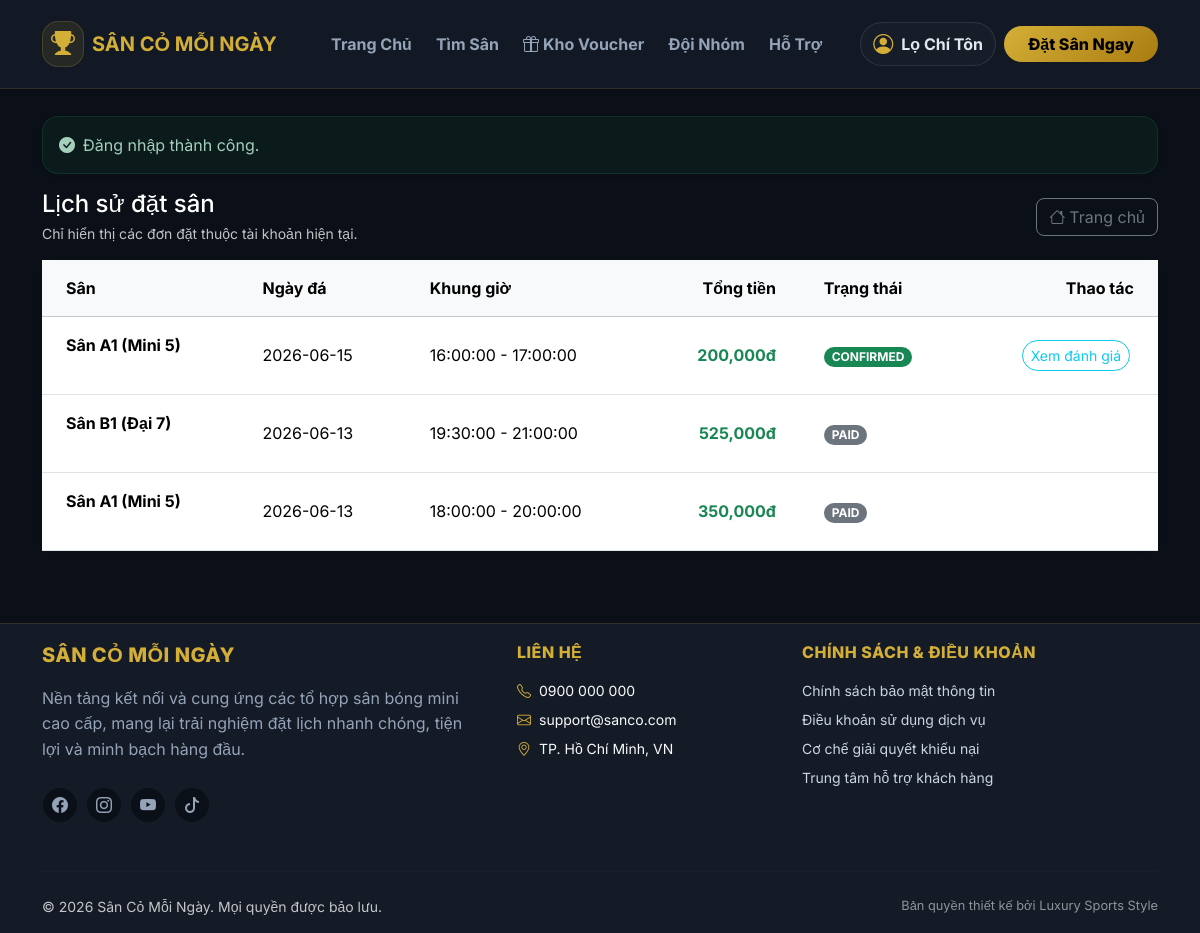
The page /index.php?controller=booking&action=history (signed in) on the database its author committed.
### tables this page shows
CREATE TABLE IF NOT EXISTS `bookings` (
  `id` int NOT NULL AUTO_INCREMENT,
  `user_id` int DEFAULT NULL,
  `voucher_id` int DEFAULT NULL,
  `pitch_id` int NOT NULL,
  `customer_name` varchar(255) NOT NULL,
  `customer_phone` varchar(20) NOT NULL,
  `booking_date` date NOT NULL,
  `start_time` time NOT NULL,
  `end_time` time NOT NULL,
  `total_price` decimal(12,2) NOT NULL DEFAULT '0.00',
  `discount_amount` decimal(10,2) NOT NULL DEFAULT '0.00',
  `status` enum('PENDING','CONFIRMED','CANCELLED','PAID') NOT NULL DEFAULT 'PENDING',
  `created_at` timestamp NULL DEFAULT CURRENT_TIMESTAMP,
  PRIMARY KEY (`id`),
  KEY `fk_bookings_user` (`user_id`),
  KEY `fk_bookings_pitch` (`pitch_id`)
);

CREATE TABLE IF NOT EXISTS `pitches` (
  `id` int NOT NULL AUTO_INCREMENT,
  `name` varchar(255) NOT NULL,
  `category_id` int NOT NULL,
  `price_per_hour` decimal(10,2) NOT NULL,
  `status` enum('active','maintenance') NOT NULL DEFAULT 'active',
  `created_at` timestamp NULL DEFAULT CURRENT_TIMESTAMP,
  `image` varchar(255) DEFAULT NULL,
  PRIMARY KEY (`id`),
  KEY `fk_pitches_category` (`category_id`)
);

### app/controllers/BookingController.php (called while the page is built, shortened)
<?php
require_once dirname(__DIR__) . '/models/Booking.php';
class BookingController {
    private $bookingModel;
    public function __construct() {
        $this->bookingModel = new Booking();
    }
    public function history() {
        $user_id = (int)$_SESSION['user']['id'];
        $bookings = $this->bookingModel->getBookingsByUserId($user_id);
        require_once dirname(__DIR__) . '/models/Review.php';
        $reviewModel = new Review();
        $userReviews = $reviewModel->getReviewsByUserId($user_id);
        $reviewsByBooking = [];
        foreach ($userReviews as $r) {
            $reviewsByBooking[$r['booking_id']] = $r;
        }
        include dirname(__DIR__) . '/views/layouts/header.php';
        include dirname(__DIR__) . '/views/booking/history.php';
        include dirname(__DIR__) . '/views/layouts/footer.php';
    }
}

### app/models/Database.php (called while the page is built)
<?php
class Database {
    private static $instance = null;
    private $conn;
    private function __construct() {
        $host = DB_HOST;
        $db   = DB_NAME;
        $user = DB_USER;
        $pass = DB_PASS;
        $charset = 'utf8mb4';
        $dsn = "mysql:host=$host;dbname=$db;charset=$charset";
        $options = [
            PDO::ATTR_ERRMODE            => PDO::ERRMODE_EXCEPTION,
            PDO::ATTR_DEFAULT_FETCH_MODE => PDO::FETCH_ASSOC,
            PDO::ATTR_EMULATE_PREPARES   => false,
        ];
        try {
            $this->conn = new PDO($dsn, $user, $pass, $options);
        } catch (PDOException $e) {
            throw new PDOException($e->getMessage(), (int)$e->getCode());
        }
    }
    public static function getInstance() {
        if (self::$instance === null) {
            self::$instance = new Database();
        }
        return self::$instance;
    }
    public function getConnection() {
        return $this->conn;
    }
}

### app/models/Booking.php (called while the page is built, shortened)
<?php
require_once dirname(__DIR__) . '/models/Database.php';
class Booking {
    private $conn;
    private $table_name = 'bookings';
    public function __construct() {
        $database = Database::getInstance();
        $this->conn = $database->getConnection();
    }
    public function getBookingsByUserId($user_id) {
        $query = "SELECT b.id, b.booking_date, b.start_time, b.end_time, b.total_price, b.status, b.created_at,
                         p.name AS pitch_name, c.name AS pitch_type
                  FROM " . $this->table_name . " b
                  INNER JOIN pitches p ON p.id = b.pitch_id
                  LEFT JOIN categories c ON p.category_id = c.id
                  WHERE b.user_id = ?
                  ORDER BY b.booking_date DESC, b.start_time DESC";
        $stmt = $this->conn->prepare($query);
        $stmt->execute([$user_id]);
        return $stmt->fetchAll();
    }
}

### app/models/Review.php (called while the page is built, shortened)
<?php
require_once dirname(__DIR__) . '/models/Database.php';
class Review {
    private $conn;
    private $table_name = 'reviews';
    public function __construct() {
        $database = Database::getInstance();
        $this->conn = $database->getConnection();
    }
    public function getReviewsByUserId($user_id) {
        $query = "SELECT * FROM " . $this->table_name . " WHERE user_id = ?";
        $stmt = $this->conn->prepare($query);
        $stmt->execute([$user_id]);
        return $stmt->fetchAll(PDO::FETCH_ASSOC);
    }
}

### app/views/booking/history.php (the view, shortened to what this page needs)
<div class="d-flex align-items-center justify-content-between mb-3">
    <div>
        <h4 class="fw-black mb-1">Lịch sử đặt sân</h4>
        <div class="text-muted small">Chỉ hiển thị các đơn đặt thuộc tài khoản hiện tại.</div>
    </div>
    <a class="btn btn-outline-secondary rounded-3" href="<?= BASE_URL ?>index.php">
        <i class="bi bi-house me-1"></i>Trang chủ
    </a>
</div>
<div class="card border-0 shadow-sm rounded-4">
    <div class="card-body p-0">
        <div class="table-responsive">
            <table class="table table-hover align-middle mb-0">
                <thead class="table-light">
                    <tr>
                        <th class="px-4 py-3">Sân</th>
                        <th class="px-4 py-3">Ngày đá</th>
                        <th class="px-4 py-3">Khung giờ</th>
                        <th class="px-4 py-3 text-end">Tổng tiền</th>
                        <th class="px-4 py-3">Trạng thái</th>
                        <th class="px-4 py-3 text-end">Thao tác</th>
                    </tr>
                </thead>
                <tbody>
                    <?php if (!empty($bookings)): ?>
                        <?php foreach ($bookings as $b): ?>
                            <?php
                            $status = $b['status'] ?? 'PENDING';
                            $badge = 'text-bg-secondary';
                            if ($status === 'CONFIRMED') $badge = 'text-bg-success';
                            ?>
                            <tr>
                                <td class="px-4 py-3">
                                    <div class="fw-bold"><?= htmlspecialchars($b['pitch_name'] ?? '', ENT_QUOTES, 'UTF-8') ?></div>
                                    <div class="text-muted small"><?= htmlspecialchars($b['pitch_type'] ?? '', ENT_QUOTES, 'UTF-8') ?></div>
                                </td>
                                <td class="px-4 py-3"><?= htmlspecialchars($b['booking_date'] ?? '', ENT_QUOTES, 'UTF-8') ?></td>
                                <td class="px-4 py-3"><?= htmlspecialchars(($b['start_time'] ?? '') . ' - ' . ($b['end_time'] ?? ''), ENT_QUOTES, 'UTF-8') ?></td>
                                <td class="px-4 py-3 text-end fw-bold text-success"><?= number_format((float)($b['total_price'] ?? 0)) ?>đ</td>
                                <td class="px-4 py-3">
                                    <span class="badge rounded-pill <?= $badge ?>"><?= htmlspecialchars($status, ENT_QUOTES, 'UTF-8') ?></span>
                                </td>
                                <td class="px-4 py-3 text-end">
                                    <?php if ($status === 'CONFIRMED'): ?>
                                        <?php if (isset($reviewsByBooking[$b['id']])): ?>
                                            <?php $myReview = $reviewsByBooking[$b['id']]; ?>
                                            <button type="button" class="btn btn-sm btn-outline-info rounded-pill me-1"
                                                    data-bs-toggle="modal"
                                                    data-bs-target="#viewReviewModal"
                                                    data-pitch-name="<?= htmlspecialchars($b['pitch_name'] ?? '', ENT_QUOTES, 'UTF-8') ?>"
                                                    data-comment="<?= htmlspecialchars($myReview['comment'] ?? '', ENT_QUOTES, 'UTF-8') ?>"
                                                    data-reply="<?= htmlspecialchars($myReview['admin_reply'] ?? '', ENT_QUOTES, 'UTF-8') ?>"
                                                    data-status="<?= htmlspecialchars($myReview['status'] ?? '', ENT_QUOTES, 'UTF-8') ?>"
                                                    data-image="<?= !empty($myReview['image_path']) ? BASE_URL . $myReview['image_path'] : '' ?>">
                                                Xem đánh giá
                                            </button>
                                        <?php endif; ?>
                                    <?php endif; ?>
                                </td>
                            </tr>
                        <?php endforeach; ?>
                    <?php else: ?>
                        <tr>
                            <td class="px-4 py-4 text-center text-muted" colspan="6">Bạn chưa có đơn đặt sân nào.</td>
                        </tr>
                    <?php endif; ?>
                </tbody>
            </table>
        </div>
    </div>
</div>

### app/views/layouts/header.php (style rules this page uses)
:root { --dark-bg: #0b0f17; --card-bg: #141b26; --gold: #d4af37; --gold-hover: #f3e5ab; }
body { font-family: 'Inter', sans-serif; background: var(--dark-bg); color: #ffffff; padding-top: 92px; }
.text-muted { color: rgba(255, 255, 255, 0.75) !important; }

### rows shown on the page
bookings: pitch.name "Sân A1 (Mini 5)", booking_date "2026-06-15", start_time+end_time "16:00:00 - 17:00:00", total_price "200,000", status "CONFIRMED"
bookings: pitch.name "Sân B1 (Đại 7)", booking_date "2026-06-13", start_time+end_time "19:30:00 - 21:00:00", total_price "525,000", status "PAID"
bookings: pitch.name "Sân A1 (Mini 5)", booking_date "2026-06-13", start_time+end_time "18:00:00 - 20:00:00", total_price "350,000", status "PAID"

### other values the page prints
$_SESSION['user']['fullname'] "Lọ Chí Tôn"
$flashSuccess "Đăng nhập thành công."
